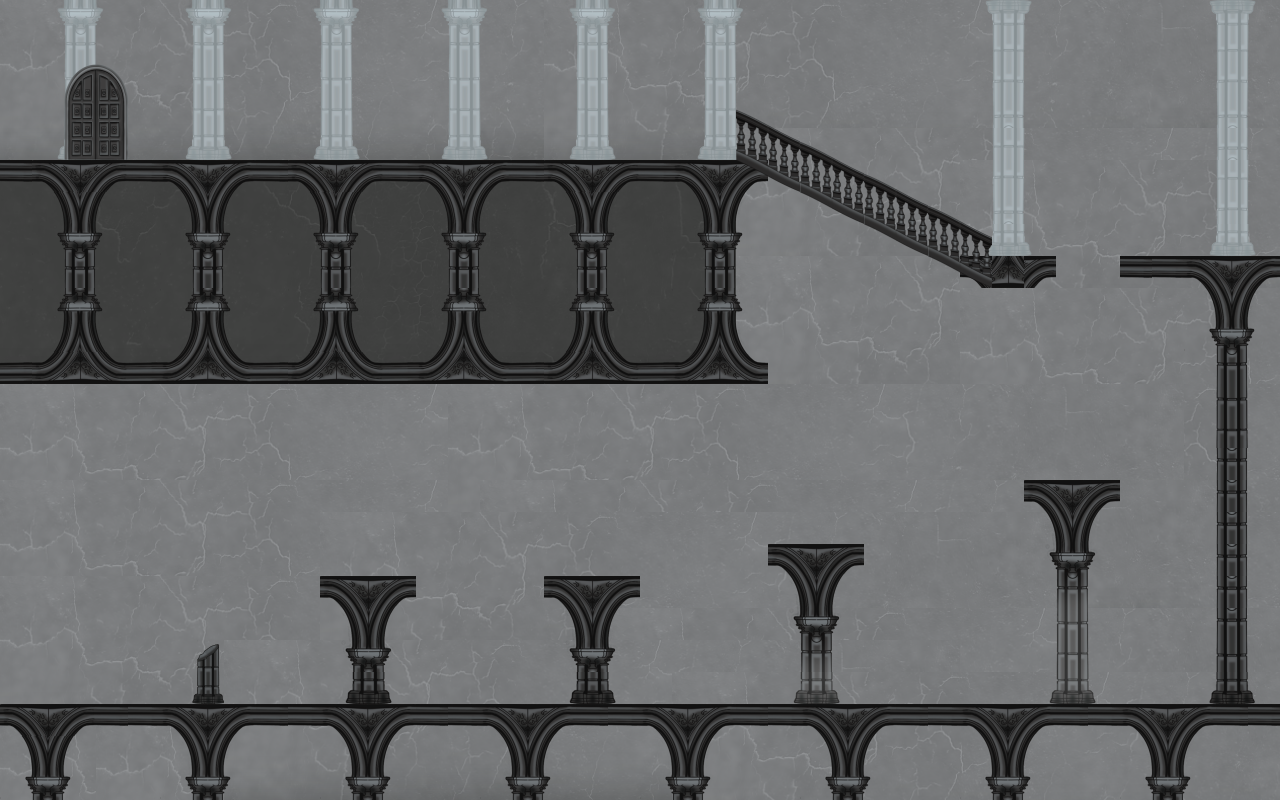

The image is a tile-based game level rendered from a .tmx file. Its description and source (layers, tilesets, objects; grid data summarised) follow:
An orthogonal 40x25 tile map with 32x32 px tiles, 4 tile layers (walls, pillars, Tile Layer 1, Foreground), 7 tilesets and 22 objects (2x spike, 2x curiosity critter, Player Spawn, door, dream dweller).

<map version="1.10" tiledversion="1.11.2" orientation="orthogonal" renderorder="right-down" width="40" height="25" tilewidth="32" tileheight="32" infinite="0" nextlayerid="9" nextobjectid="63">
 <tileset firstgid="1" source="../tilesets/Temple L1-2.tsx" />
 <tileset firstgid="118" source="../tilesets/Temple Background.tsx" />
 <tileset firstgid="1078" source="../tilesets/Temple L2-2.tsx" />
 <tileset firstgid="1195" source="../tilesets/Temple L3-2.tsx" />
 <tileset firstgid="1312" source="../tilesets/Door.tsx" />
 <tileset firstgid="1515" source="../tilesets/Temple Door.tsx" />
 <tileset firstgid="1535" source="../tilesets/Transition Pillars.tsx" />
 <group id="3" name="Background">
  <layer id="4" name="walls" width="40" height="25">
   <data>[1000 cells, 1000 non-empty, 270 distinct tile ids]</data>
  </layer>
  <layer id="6" name="pillars" width="40" height="25">
   <data>[1000 cells, 198 non-empty, 38 distinct tile ids]</data>
  </layer>
 </group>
 <layer id="1" name="Tile Layer 1" width="40" height="25">
  <data>[1000 cells, 344 non-empty, 60 distinct tile ids]</data>
 </layer>
 <objectgroup id="2" name="CollisionLayer">
  <object id="9" x="1024" y="480" width="96" height="21">
   <properties>
    <property name="isStair" type="bool" value="false" />
   </properties>
  </object>
  <object id="10" x="1120" y="256" width="160" height="22">
   <properties>
    <property name="isStair" type="bool" value="false" />
   </properties>
  </object>
  <object id="11" x="1270" y="0" width="10" height="760">
   <properties>
    <property name="isStair" type="bool" value="false" />
   </properties>
  </object>
  <object id="13" x="0" y="0" width="10" height="760">
   <properties>
    <property name="isStair" type="bool" value="false" />
   </properties>
  </object>
  <object id="14" x="0" y="160" width="757" height="224">
   <properties>
    <property name="isStair" type="bool" value="false" />
   </properties>
  </object>
  <object id="24" x="0" y="704" width="1280" height="96">
   <properties>
    <property name="isStair" type="bool" value="false" />
   </properties>
  </object>
  <object id="25" x="768" y="544" width="96" height="22">
   <properties>
    <property name="isStair" type="bool" value="false" />
   </properties>
  </object>
  <object id="26" x="544" y="576" width="96" height="22">
   <properties>
    <property name="isStair" type="bool" value="false" />
   </properties>
  </object>
  <object id="27" x="320" y="576" width="96" height="22">
   <properties>
    <property name="isStair" type="bool" value="false" />
   </properties>
  </object>
  <object id="28" x="197" y="644" width="22" height="60">
   <properties>
    <property name="isStair" type="bool" value="false" />
   </properties>
  </object>
  <object id="58" x="960.25" y="263.125">
   <properties>
    <property name="isStair" type="bool" value="false" />
   </properties>
   <polygon points="-0.234375,-0.203125 32,-7.125 95.75,-7.125 95.625,14.125 73.875,25 20.625,24.875 -0.252778,13.625" />
  </object>
  <object id="59" x="960" y="262.938">
   <properties>
    <property name="isStair" type="bool" value="true" />
   </properties>
   <polygon points="0,0 -202.994,-102.95 -203,-92 -0.0138889,10.3819" />
  </object>
  <object id="61" x="0" y="0" width="1280" height="10" />
  <object id="64" name="spike" x="581.763" y="549.988" width="19.5935" height="26.3859">
   <properties>
    <property name="direction" type="int" value="0" />
    <property name="laser" type="bool" value="false" />
   </properties>
  </object>
  <object id="65" name="spike" x="999.211" y="483.676" width="24.6756" height="15.0957">
   <properties>
    <property name="direction" type="int" value="3" />
    <property name="laser" type="bool" value="true" />
   </properties>
  </object>
 </objectgroup>
 <objectgroup id="7" name="Spawn">
  <object id="44" name="Player Spawn" x="63.7162" y="655.244">
   <point />
  </object>
  <object id="55" name="curiosity critter" x="626.55" y="131.137">
   <point />
  </object>
  <object id="56" name="door" x="69.51" y="98" width="52.1453" height="60.3787">
   <properties>
    <property name="level" type="int" value="4" />
   </properties>
  </object>
  <object id="60" name="curiosity critter" x="290" y="137">
   <point />
  </object>
  <object id="62" name="dream dweller" x="697.373" y="523.492">
   <point />
  </object>
 </objectgroup>
 <objectgroup id="8" name="Shards">
  <properties>
   <property name="totalShards" type="int" value="2" />
  </properties>
  <object id="47" x="542.897" y="136.279">
   <point />
  </object>
  <object id="49" x="1230.89" y="219.898">
   <point />
  </object>
 </objectgroup>
 <layer id="5" name="Foreground" width="40" height="25">
  <data>[1000 cells, 24 non-empty, 6 distinct tile ids]</data>
 </layer>
</map>
